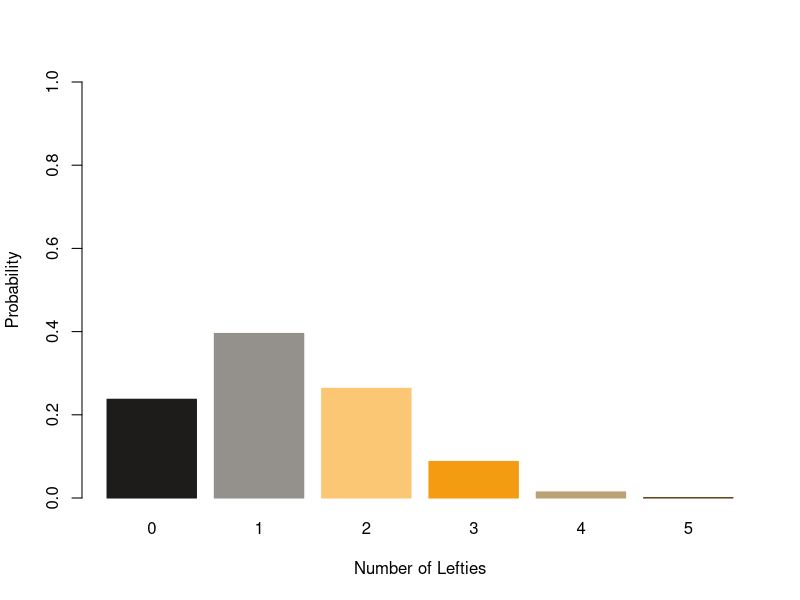

Write the R code that produced this figure.
## ---- chunk 1
# Since we're interested in the probability of zero lefties, x will equal zero.
# Because we have five kittens in the litter, size will equal five. 
# Because P(left) = 0.25, we'll set the prob argument to 0.25.
dbinom(x = 0, size = 5, prob = 0.25)
## ---- chunk 2
# Since we're interested in the probability of one left-handed kitten, x will equal one.
dbinom(x = 1, size = 5, prob = 0.25)
## ---- chunk 3

# Initialize a left vector.
left <- seq(from = 0, to = 5, by = 1)

# Find probabilities for each value of x. 
binProb <- dbinom(x = left, size = 5, prob = 0.25)

# Plot these probabilities. 
kittyColors <- c("#1E1C1B", "#94908B", "#FBC774", "#F39C12", "#BCA176", "#583B0E")
barplot(binProb, col = kittyColors, border = kittyColors, names.arg = left, xlab = "Number of Lefties", ylab = "Probability", ylim = c(0, 1))


## ---- chunk 4
# Sum over all possible values of left-handedness in the litter, represented by our binProb vector. 
sum(binProb)
## ---- chunk 5
# Add probabilities of left together. 
dbinom(x = 0, size = 5, prob = .25) + dbinom(x = 1, size = 5, prob = .25) + 
  dbinom(x = 2, size = 5, prob = .25) + dbinom(x = 3, size = 5, prob = .25)

# Use pbinom() to find the probability of seeing three left-handed kittens. 
pbinom(q = 3, size = 5, prob = .25)
## ---- chunk 6
# Subtract the probability of two lefties or fewer 
# from 1 to find the probability of three or more lefties. 
1 - pbinom(q = 2, size = 5, prob = 0.25)

# Add the probabilities of three, four, and five lefties together. 
dbinom(x = 3, size = 5, prob = 0.25) + dbinom(x = 4, size = 5, prob = 0.25) + 
  dbinom(x = 5, size = 5, prob = 0.25)
